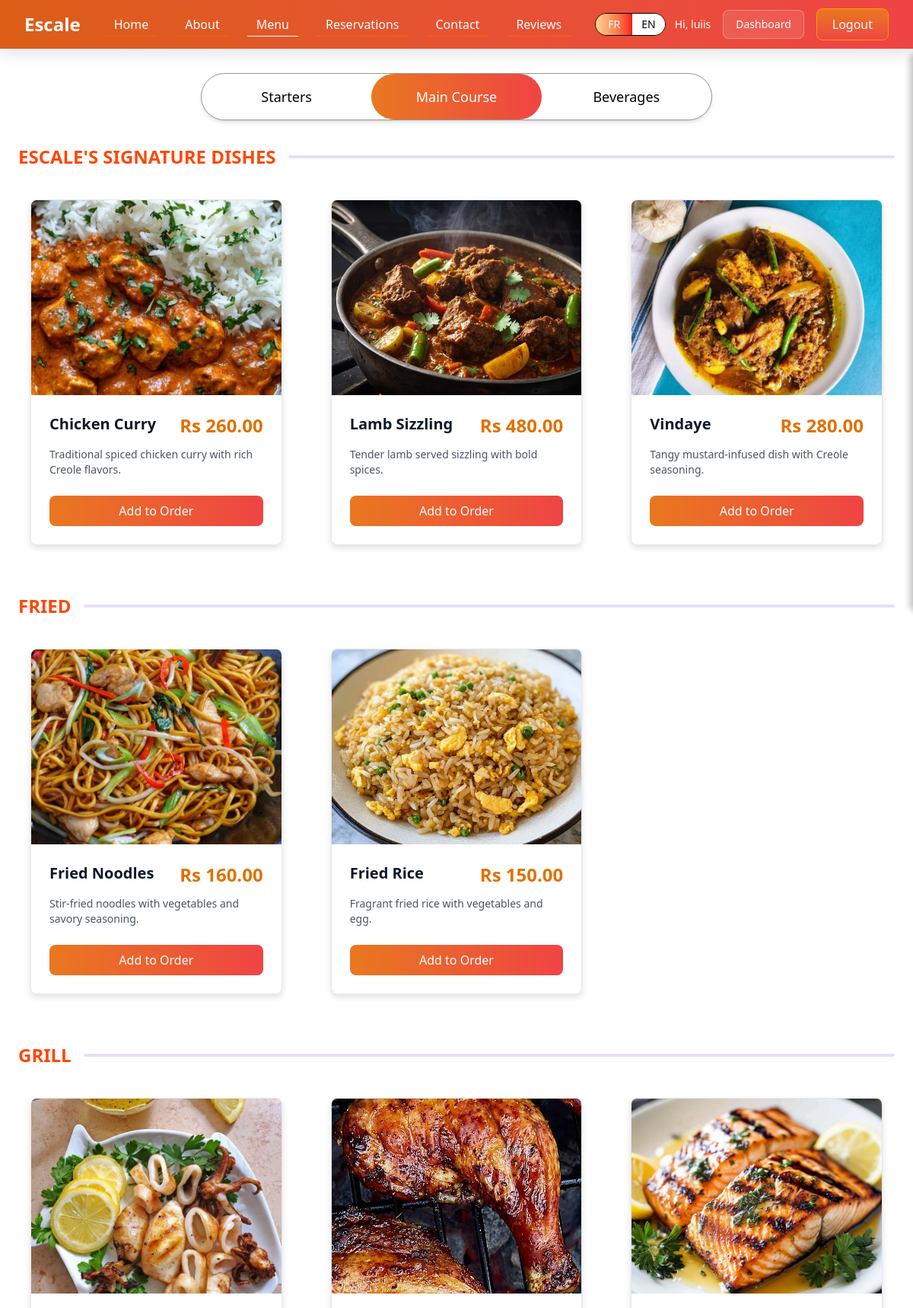
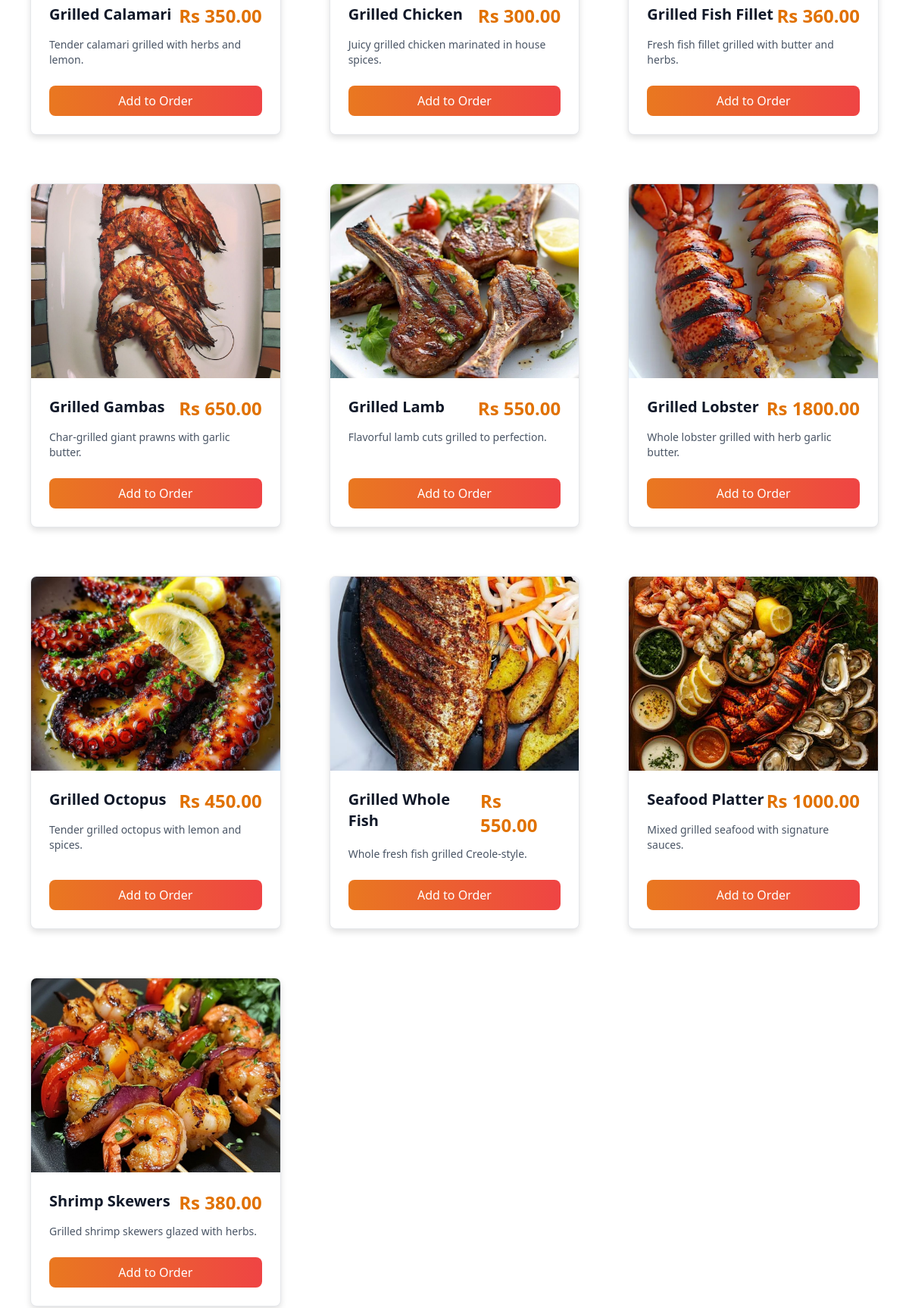
/menu/main-course/ (signed in, upper part), run on the app's committed database (2 pictures, top to bottom).
### apps/menu/models.py (models this page shows, shortened)
class MenuSubCategory(models.Model):
    subcategory = models.CharField(max_length=100)
    category_id = models.ForeignKey(MenuCategory, on_delete=models.CASCADE)

class MenuItem(models.Model):
    item_id = models.AutoField(primary_key=True)
    name = models.CharField(max_length=100)
    desc = models.TextField(max_length=300)
    price = models.DecimalField(max_digits=10, decimal_places=2, validators=[MinValueValidator(Decimal("0.00"))])
    menu_img = models.ImageField(upload_to="menu_images/", max_length=300)  # ← UPDATED
    is_available = models.BooleanField()
    subcategory_id = models.ForeignKey(MenuSubCategory, on_delete=models.CASCADE)

### apps/menu/views.py (the view)
# urls.py: path("main-course/", views.menu_main_course, name="menu_main_course"),
def menu_main_course(request):
    sections = _build_sections("Main Course")
    return render(request, "menu_main_course.html", {"sections": sections, "active": "main_course"})

### apps/menu/views.py (called while the page is built)
def _build_sections(category_name):
    category = get_object_or_404(MenuCategory, category=category_name)
    sections = {}
    for sub in category.menusubcategory_set.all():
        items = sub.menuitem_set.filter(is_available=True)
        if items.exists():
            sections[sub.subcategory.upper()] = items
    return sections

### apps/menu/templates/menu_main_course.html (shortened to what this page needs)
{% extends "base.html" %}
{% load static %}
{% block content %}
<div class="w-full bg-white min-h-screen">
  <div class="max-w-7xl mx-auto px-6 py-8">
    <div class="flex justify-center items-center w-full max-w-2xl mx-auto mb-8">
      <div class="flex w-full rounded-full bg-white border border-[#969696] overflow-hidden shadow-md">
        <a href="{% url 'menu:menu_starters' %}" class="flex-1 flex justify-center items-center px-8 py-4 hover:bg-gray-50 rounded-full">
          <p class="text-lg font-medium text-black">Starters</p>
        </a>
        <a href="{% url 'menu:menu_main_course' %}" class="flex-1 flex justify-center items-center px-8 py-4 bg-gradient-to-r from-[#ff8e47] to-[#ff4747] rounded-full"
        style="background: linear-gradient(to right, #e97820, #ef4444) !important;"
        >
          <p class="text-lg font-medium text-white">Main Course</p>
        </a>
        <a href="{% url 'menu:menu_beverages' %}" class="flex-1 flex justify-center items-center px-8 py-4 hover:bg-gray-50 rounded-full">
          <p class="text-lg font-medium text-black">Beverages</p>
        </a>
      </div>
    </div>
    {% for section_title, items in sections.items %}
      <div class="mb-12">
        <div class="flex items-center gap-4 mb-6">
          <h2 class="text-2xl font-semibold text-[#ff4704]">{{ section_title }}</h2>
          <div class="flex-1 h-1 bg-[#E8DEF8] rounded"></div>
        </div>
        <div class="grid grid-cols-1 md:grid-cols-2 lg:grid-cols-3 gap-8">
          {% for item in items %}
            <div class="p-4">
              <div class="flex flex-col h-full bg-white rounded-lg overflow-hidden border border-gray-200 shadow-[0_4px_8px_rgba(0,0,0,0.12)] hover:shadow-[0_6px_16px_rgba(0,0,0,0.18)] hover:border-gray-300 transition-all duration-300 menu-card">
                {% if item.menu_img %}
                  <img src="{{ item.menu_img.url }}" alt="{{ item.name }}" class="w-full h-64 object-cover" />
                {% endif %}
                <div class="p-6 flex-1 flex flex-col">
                  <div class="flex justify-between items-start mb-3">
                    <p class="text-xl font-bold text-gray-900 menu-name">{{ item.name }}</p>
                    <p class="text-2xl font-bold text-amber-600 menu-price">Rs {{ item.price }}</p>
                  </div>
                  <p class="text-sm text-gray-600 mb-4 flex-1">{{ item.desc }}</p>
                    <button
                      class="order-now-btn mt-2"
                      data-item-id="{{ item.pk }}"
                      data-item-name="{{ item.name }}"
                      data-item-price="{{ item.price }}"
                      style="width: 100%; padding: 8px 16px; border-radius: 8px; border: none; color: #fff;
                            font-size: 16px; font-weight: 500; cursor: pointer;
                            background: linear-gradient(to right, #e97820, #ef4444);">
                      Add to Order
                  </button>
                </div>
              </div>
            </div>
          {% endfor %}
        </div>
      </div>
    {% endfor %}
  </div>
</div>
{% endblock %}

### theme/templates/base.html (shortened to what this page needs)
<!DOCTYPE html>
<html lang="en">
<head>
    {% load static %}
    <link href="{% static 'css/dist/styles.css' %}" rel="stylesheet">
</head>
<body class="font-sans text-gray-800" style="--nav-h: 64px;">
    <nav class="w-full fixed z-50 bg-gradient-to-r from-[#DC5E16] to-[#EF4444] shadow-none"
        style="height:var(--nav-h); box-shadow: 0 8px 18px rgba(0,0,0,0.10);">
        <div class="w-full px-8"
            style="height:var(--nav-h); display:flex; align-items:center; justify-content:space-between;">
            <a href="{% url 'core:home' %}" class="text-2xl font-bold text-white">
                Escale
            </a>
            <ul class="hidden md:flex space-x-6 font-medium text-white mx-auto">
                <li>
                    <a href="{% url 'core:home' %}"
                        class="px-3 py-1 border-b {% if request.resolver_match.url_name == 'home' %}border-white{% else %}border-[#FF6200]{% endif %} hover:text-yellow-200">
                        Home
                    </a>
                </li>
                <li>
                    <a href="{% url 'core:about' %}"
                        class="px-3 py-1 border-b {% if request.resolver_match.url_name == 'about' %}border-white{% else %}border-[#FF6200]{% endif %} hover:text-yellow-200">
                        About
                    </a>
                </li>
                <li>
                    <a href="{% url 'menu:menu_starters' %}"
                        class="px-3 py-1 border-b {% if request.resolver_match.namespace == 'menu' %}border-white{% else %}border-[#FF6200]{% endif %} hover:text-yellow-200">
                        Menu
                    </a>
                </li>
                <li>
                    <a href="{% url 'reservations:reservations' %}"
                        class="px-3 py-1 border-b {% if request.resolver_match.url_name == 'reservations' %}border-white{% else %}border-[#FF6200]{% endif %} hover:text-yellow-200">
                        Reservations
                    </a>
                </li>
                <li>
                    <a href="{% url 'core:contact' %}"
                        class="px-3 py-1 border-b {% if request.resolver_match.url_name == 'contact' %}border-white{% else %}border-[#FF6200]{% endif %} hover:text-yellow-200">
                        Contact
                    </a>
                </li>
                <li>
                    <a href="{% url 'review:review' %}"
                        class="px-3 py-1 border-b {% if request.resolver_match.namespace == 'review' %}border-white{% else %}border-[#FF6200]{% endif %} hover:text-yellow-200">
                        Reviews
                    </a>
                </li>
            </ul>
            <div class="flex items-center space-x-3">
                <div class="flex items-center rounded-full border border-black overflow-hidden text-sm font-medium">
                    <a href="?lang=fr" class="px-4 py-1 transition
                    {% if request.LANGUAGE_CODE == 'fr' %}
                        bg-gradient-to-r from-[#FFD692] to-[#F31414] text-white
                    {% else %}
                        bg-gradient-to-r from-[#FFD692] to-[#F31414] text-white
                    {% endif %}">
                        FR
                    </a>
                    <a href="?lang=en" class="px-3 py-1 transition
                    {% if request.LANGUAGE_CODE == 'en' %}
                        bg-gradient-to-r from-[#FFD692] to-[#F31414] text-white
                    {% else %}
                        bg-white text-black
                    {% endif %}">
                        EN
                    </a>
                </div>
                {% if user.is_authenticated %}
                <div class="flex items-center space-x-4">
                    <span class="text-white text-sm font-medium">
                        Hi, {{ user.first_name|default:user.username }}
                    </span>
                    {% if user.is_superuser %}
                    <a href="{% url 'admin-overview' %}"
                        class="px-4 py-2 rounded-lg text-white font-medium border border-white/30 bg-white/10 hover:bg-white/20 transition text-sm">
                        Dashboard
                    </a>
                    {% elif user.is_staff %}
                    <a href="{% url 'staff_overview' %}"
                        class="px-4 py-2 rounded-lg text-white font-medium border border-white/30 bg-white/10 hover:bg-white/20 transition text-sm">
                        Staff Panel
                    </a>
                    {% else %}
                    <a href="{% url 'overview' %}"
                        class="px-4 py-2 rounded-lg text-white font-medium border border-white/30 bg-white/10 hover:bg-white/20 transition text-sm">
                        My Account
                    </a>
                    {% endif %}
                    <a href="{% url 'login_registration:logout' %}"
                        class="px-5 py-2 rounded-lg text-white font-medium border border-amber-500
                bg-gradient-to-b from-[#E97820] via-[#EC6030] to-[#EF4444] hover:opacity-90 transition"">
                        Logout
                    </a>
                </div>
                {% else %}
                <a href="{% url 'login_registration:login' %}" class="px-5 py-2 rounded-lg text-white font-medium border border-amber-500
                bg-gradient-to-b from-[#E97820] via-[#EC6030] to-[#EF4444] hover:opacity-90 transition">
                    Sign in
                </a>
                {% endif %}
            </div>
        </div>
    </nav>
    <main style="padding-top:var(--nav-h);">
        {% block content %}{% endblock %}
    </main>
</body>
</body>
</html>

### data on the page
MenuSubCategory: subcategory "ESCALE'S SIGNATURE DISHES"
MenuItem: menu_img (picture), name "Chicken Curry", price "260.00", desc "Traditional spiced chicken curry with rich Creole flavors."
MenuItem: menu_img (picture), name "Lamb Sizzling", price "480.00", desc "Tender lamb served sizzling with bold spices."
MenuItem: menu_img (picture), name "Vindaye", price "280.00", desc "Tangy mustard-infused dish with Creole seasoning."
MenuSubCategory: subcategory "FRIED"
MenuItem: menu_img (picture), name "Fried Noodles", price "160.00", desc "Stir-fried noodles with vegetables and savory seasoning."
MenuItem: menu_img (picture), name "Fried Rice", price "150.00", desc "Fragrant fried rice with vegetables and egg."
MenuSubCategory: subcategory "GRILL"
MenuItem: menu_img (picture), name "Grilled Calamari", price "350.00", desc "Tender calamari grilled with herbs and lemon."
MenuItem: menu_img (picture), name "Grilled Chicken", price "300.00", desc "Juicy grilled chicken marinated in house spices."
MenuItem: menu_img (picture), name "Grilled Fish Fillet", price "360.00", desc "Fresh fish fillet grilled with butter and herbs."
MenuItem: menu_img (picture), name "Grilled Gambas", price "650.00", desc "Char-grilled giant prawns with garlic butter."
MenuItem: menu_img (picture), name "Grilled Lamb", price "550.00", desc "Flavorful lamb cuts grilled to perfection."
MenuItem: menu_img (picture), name "Grilled Lobster", price "1800.00", desc "Whole lobster grilled with herb garlic butter."
MenuItem: menu_img (picture), name "Grilled Octopus", price "450.00", desc "Tender grilled octopus with lemon and spices."
MenuItem: menu_img (picture), name "Grilled Whole Fish", price "550.00", desc "Whole fresh fish grilled Creole-style."
MenuItem: menu_img (picture), name "Seafood Platter", price "1000.00", desc "Mixed grilled seafood with signature sauces."
MenuItem: menu_img (picture), name "Shrimp Skewers", price "380.00", desc "Grilled shrimp skewers glazed with herbs."

### other printed values
{{ user.first_name|default:user.username }} "luiis"
